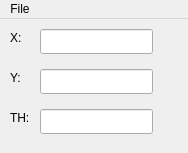
<?xml version="1.0" encoding="UTF-8"?>
<ui version="4.0">
 <class>MainWindow</class>
 <widget class="QMainWindow" name="MainWindow">
  <property name="geometry">
   <rect>
    <x>0</x>
    <y>0</y>
    <width>188</width>
    <height>153</height>
   </rect>
  </property>
  <property name="sizePolicy">
   <sizepolicy hsizetype="Preferred" vsizetype="Preferred">
    <horstretch>0</horstretch>
    <verstretch>0</verstretch>
   </sizepolicy>
  </property>
  <property name="windowTitle">
   <string>qt_turtle</string>
  </property>
  <widget class="QWidget" name="centralwidget">
   <widget class="QLabel" name="label">
    <property name="geometry">
     <rect>
      <x>10</x>
      <y>10</y>
      <width>41</width>
      <height>17</height>
     </rect>
    </property>
    <property name="text">
     <string>X:</string>
    </property>
   </widget>
   <widget class="QLineEdit" name="txb_x">
    <property name="geometry">
     <rect>
      <x>40</x>
      <y>10</y>
      <width>113</width>
      <height>25</height>
     </rect>
    </property>
    <property name="readOnly">
     <bool>true</bool>
    </property>
   </widget>
   <widget class="QLabel" name="label_2">
    <property name="geometry">
     <rect>
      <x>10</x>
      <y>50</y>
      <width>41</width>
      <height>17</height>
     </rect>
    </property>
    <property name="text">
     <string>Y:</string>
    </property>
   </widget>
   <widget class="QLineEdit" name="txb_y">
    <property name="geometry">
     <rect>
      <x>40</x>
      <y>50</y>
      <width>113</width>
      <height>25</height>
     </rect>
    </property>
    <property name="readOnly">
     <bool>true</bool>
    </property>
   </widget>
   <widget class="QLabel" name="label_3">
    <property name="geometry">
     <rect>
      <x>10</x>
      <y>90</y>
      <width>41</width>
      <height>17</height>
     </rect>
    </property>
    <property name="text">
     <string>TH:</string>
    </property>
   </widget>
   <widget class="QLineEdit" name="txb_th">
    <property name="geometry">
     <rect>
      <x>40</x>
      <y>90</y>
      <width>113</width>
      <height>25</height>
     </rect>
    </property>
    <property name="readOnly">
     <bool>true</bool>
    </property>
   </widget>
  </widget>
  <widget class="QMenuBar" name="menubar">
   <property name="geometry">
    <rect>
     <x>0</x>
     <y>0</y>
     <width>188</width>
     <height>22</height>
    </rect>
   </property>
   <widget class="QMenu" name="menuFile">
    <property name="title">
     <string>File</string>
    </property>
    <addaction name="actionQuit"/>
   </widget>
   <addaction name="menuFile"/>
  </widget>
  <action name="actionQuit">
   <property name="text">
    <string>Quit</string>
   </property>
  </action>
 </widget>
 <resources/>
 <connections/>
</ui>
